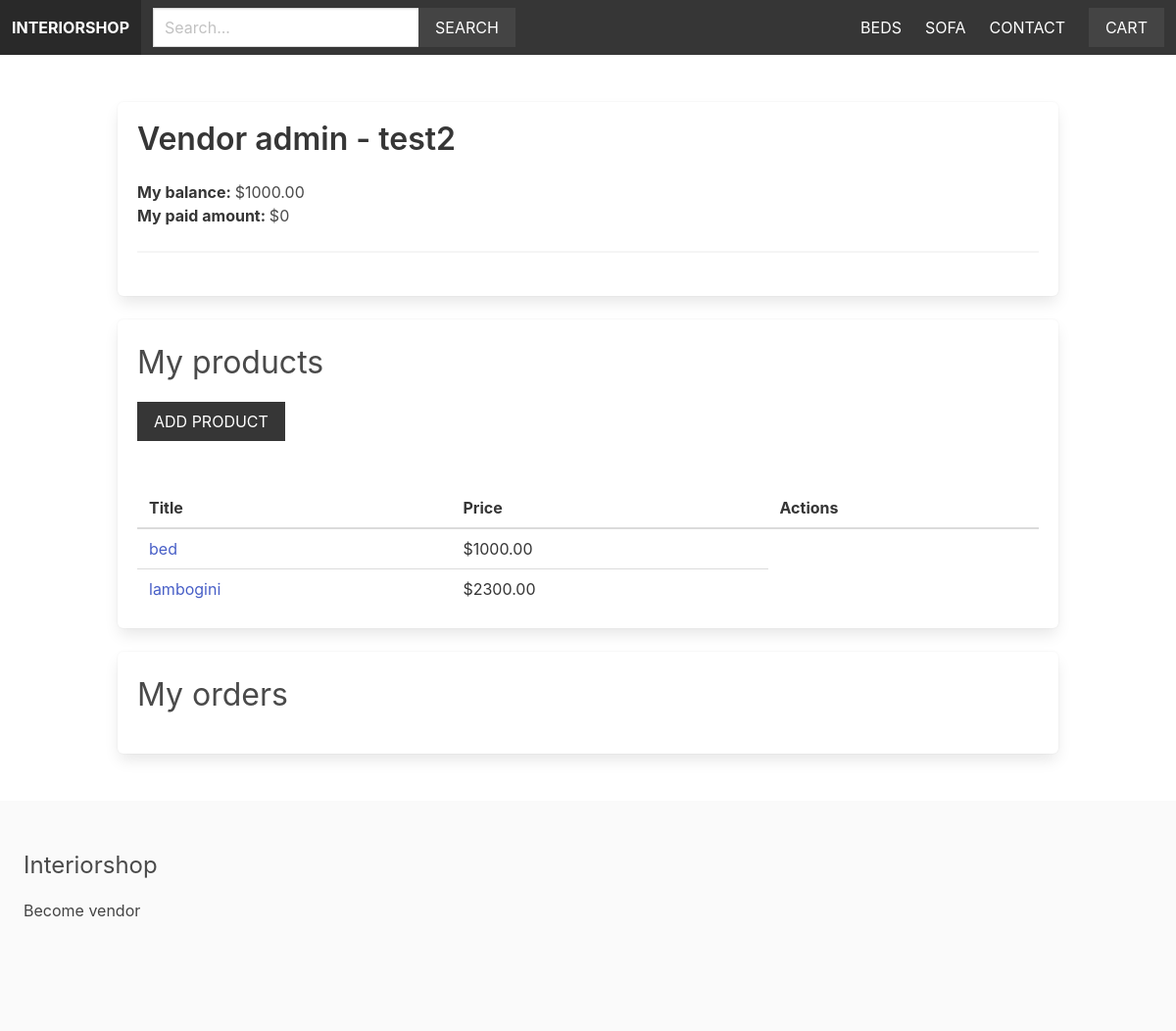
/vendors/vendor-admin/ (signed in), run on the app's committed database.
### product/models.py (models this page shows, shortened)
class Category(models.Model):
    title = models.CharField(max_length=255)
    slug = models.SlugField(max_length=255)
    ordering = models.IntegerField(default=0)
    class Meta:
        ordering = ['ordering']

class Product(models.Model):
    category = models.ForeignKey(Category, related_name='products', on_delete=models.CASCADE)
    vendor = models.ForeignKey(Vendor, related_name='products', on_delete=models.CASCADE)
    title = models.CharField(max_length=255)
    slug = models. SlugField(max_length=255)
    description = models.TextField(blank=True, null=True)
    price = models.DecimalField(max_digits=6, decimal_places=2)
    date_added = models.DateTimeField(auto_now_add=True)
    image = models.ImageField(upload_to ='uploads/',blank=True, null=True)
    thumbnail = models.ImageField(upload_to ='uploads/', blank=True, null =True)
    class Meta:
        ordering = ['-date_added']

### vendor/models.py (models this page shows, shortened)
class Vendor(models.Model):
    name = models.CharField(max_length=255)
    created_at = models.DateTimeField(auto_now_add=True)
    created_by = models.OneToOneField(User, related_name='vendor', on_delete=models.CASCADE)
    class Meta:
        ordering = ['name']
    def get_balance(self):
        items = self.items.filter(vendor_paid=False, order__vendors__in=[self.id])
        return sum((item.product.price * item.quantity) for item in items)
    def get_paid_amount(self):
        items = self.items.filter(vendor_paid=True, order__vendors__in=[self.id])
        return sum((item.product.price * item.quantity) for item in items)

### order/models.py (models this page shows, shortened)
class OrderItem(models.Model):
    order = models.ForeignKey(Order, related_name='items', on_delete=models.CASCADE)
    product = models.ForeignKey(Product, related_name='items', on_delete=models.CASCADE)
    vendor = models.ForeignKey(Vendor, related_name='items', on_delete=models.CASCADE)
    vendor_paid = models.BooleanField(default=False)
    price = models.DecimalField(max_digits=8, decimal_places=2)
    quantity = models.IntegerField(default=1)
    def get_total_price(self):
        return self.price * self.quantity

### vendor/views.py (the view)
# urls.py: path('vendor-admin/', views.vendor_admin, name='vendor_admin'),
@login_required
def vendor_admin(request):
    vendor = request.user.vendor
    products = vendor.products.all()
    orders = vendor.orders.all()
    for order in orders:
        order.vendor_amount = 0
        order.vendor_paid_amount = 0
        order.fully_paid = True
        for item in order.items.all():
            if item.vendor == request.user.vendor:
                if item.vendor_paid:
                    order.vendor_paid_amount += item.get_total_price()
                else:
                    order.vendor_amount += item.get_total_price()
                    order.fully_paid = False
    return render(request, 'vendor/vendor_admin.html', {'vendor':vendor, 'products':products})

### cart/cart.py (called while the page is built)
    def __len__(self):
        return sum(item['quantity'] for item in self.cart.values())

### cart/context_processors.py (called while the page is built)
def cart(request):
    return {'cart': Cart(request)}

### product/context_processors.py (called while the page is built)
def menu_categories(request):
    categories = Category.objects.all()
    return {'menu_categories': categories}

### vendor/templates/vendor/vendor_admin.html (shortened to what this page needs)
{% extends 'core/base.html' %}
{% block content %}
    <div class="box">
        <h1 class="title">Vendor admin - {{ vendor.name }}</h1>
        <strong>My balance: </strong>${{ vendor.get_balance }}<br>
        <strong>My paid amount: </strong>${{ vendor.get_paid_amount }}
        <hr>
    </div>
    <div class="box">
        <h2 class="is-size-3 mb-4">My products</h2>
        <a href="{% url 'add_product' %}" class="button is-dark is-uppercase mb-6">Add product</a>
        {% if products %}
            <table class="table is-fullwidth">
                <thead>
                    <tr>
                        <th>Title</th>
                        <th>Price</th>
                        <th>Actions</th>
                    </tr>
                </thead>
                <tbody>
                    {% for product in products %}
                        <tr>
                            <td><a href="{% url 'product' product.category.slug product.slug %}">{{ product.title }}</a></td>
                            <td>${{ product.price }}</td>
                        </tr>
                    {% endfor %}
                </tbody>
            </table>
        {% else %}
            <p>You don't have any products yet...</p>
        {% endif %}
    </div>
    <div class="box">
        <h2 class="is-size-3 mb-4">My orders</h2>
    </div>
{% endblock %}

### core/templates/core/base.html (shortened to what this page needs)
{% load static %}
<!DOCTYPE html>
<html>
    <head>
        <link rel="stylesheet" href="https://cdn.jsdelivr.net/npm/bulma@0.9.1/css/bulma.min.css">
        <link rel="stylesheet" href="{% static 'styles/main.css' %}">
    </head>
    <body>
        <nav class="navbar is-dark">
            <div class="navbar-brand">
                <a href="/" class="navbar-item"><strong>Interiorshop</strong></a>
            </div>
            <div class="navbar-menu" id="main-navbar">
                <div class="navbar-start">
                     <div class="navbar-item">
                        <form method="get" action="{% url 'search' %}">
                            <div class="field has-addons">
                                <div class="control">
                                    <input type="text" class="input" placeholder="Search..." name="query">
                                </div>
                                <div class="control">
                                    <button class="button is-dark is-uppercase">Search</button>
                                </div>
                            </div>
                        </form>
                    </div>
                </div>
                <div class="navbar-end">
                    {% for category in menu_categories %}
                        <a href="{% url 'category' category.slug %}" class="navbar-item">{{ category.title }}</a>
                    {% endfor %}
                    <a href=" {% url 'contact' %}" class="navbar-item" >Contact</a>
                    <div class="navbar-item">
                        <a href="{% url 'cart' %}" class="button is-dark">Cart{% if cart %} ({{ cart|length }}){% endif %}</a>
                    </div>
                </div>
            </div>
        </nav>
        <section class="section">
            <div class="container">
                {% block content %}
                {% endblock %}
            </div>
        </section>
        <footer class="footer">
            <h3 class="is-size-4 mb-4">Interiorshop</h3>
            {% if request.is_authenticated %}
                <a href="{% url 'vendor_admin' %}">Vendor Admin</a>
            {% else %}
            <a href="{% url 'become_vendor' %}">Become vendor</a>
            {% endif %}
        </footer>
    </body>
</html>

### static/styles/main.css (style rules this page uses)
.navbar { text-transform: uppercase; }
.navbar .is-dark { background: #444; }
.footer a { margin-bottom: 15px; display: inline-block; color: #444; }
.input, .button { border-radius: 0; }

### data on the page
Category: title "BEDS"
Category: title "SOFA"
Vendor: name "test2", get_balance "1000.00", get_paid_amount "0"
Product: title "bed", price "1000.00"
Product: title "lambogini", price "2300.00"
